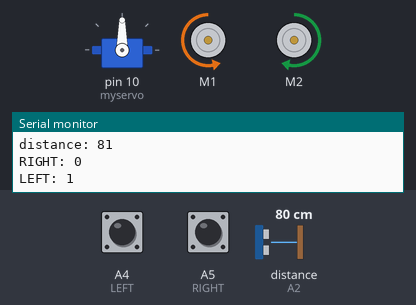
This sketch was run on a simulated Arduino Uno, built with avr-gcc and run on an emulated ATmega328P. Shown: servo, 2 × DC motor (green arrow = forward, orange = backward, longer = faster), the last lines printed to the serial monitor. Inputs (shaded band) come from the test bench; at power-on: distance to the obstacle (sensor on A2) 80 cm, A4 (LEFT) HIGH, A5 (RIGHT) LOW. The echo pulse lasts 58.3 µs per cm.

Above: at 6.6 s.
6.7 s: distance to the obstacle (sensor on A2) set to 33 cm
8.2 s: distance to the obstacle (sensor on A2) set to 27 cm
At 9.1 s:
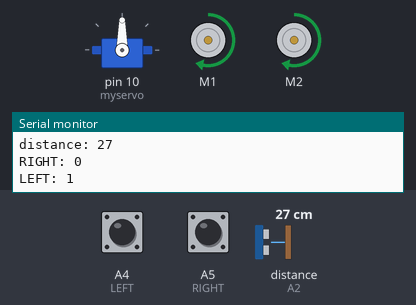
9.8 s: distance to the obstacle (sensor on A2) set to 35 cm
At 11.0 s:
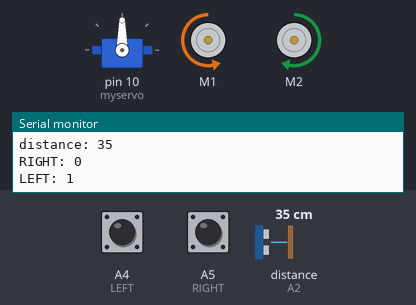
11.3 s: A4 (LEFT) pulled LOW for 0.25 s
At 11.52 s:
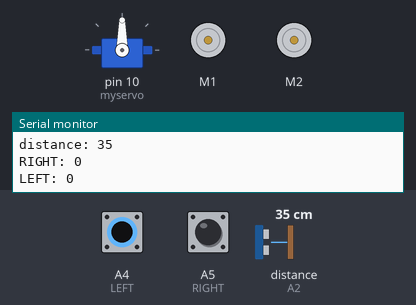
13.1 s: A5 (RIGHT) pulled HIGH for 0.25 s
At 14.1 s:
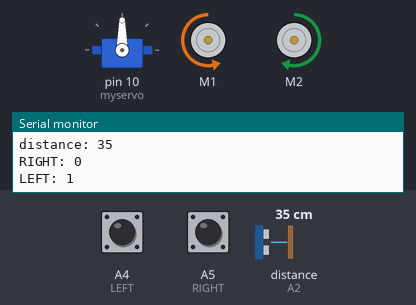
16.3 s: A5 (RIGHT) pulled HIGH for 3.2 s
At 17.0 s:
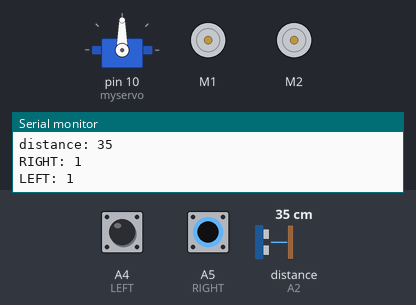
Timing chart, 0 to 21.0 s (numbered marks = the images above; inputs shaded):
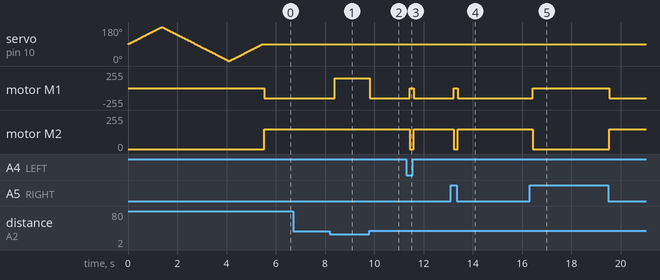

Measured:
- the behaviour switches between 30 and 29 cm on distance to the obstacle (sensor on A2) (found by bisection; images 0 and 1)
- after the input at 8.2 s, motor M1: backward 150/255 → forward 150/255 after 0.19 s
- after the input at 9.8 s, motor M1: forward 150/255 → backward 150/255 at once
- after the input at 11.3 s, motor M1: backward 150/255 → stopped after 0.14 s, → backward 150/255 0.16 s later; motor M2: forward 150/255 → stopped after 0.14 s, → forward 150/255 0.16 s later
- after the input at 13.1 s, motor M1: backward 150/255 → stopped after 0.13 s, → backward 150/255 0.16 s later; motor M2: forward 150/255 → stopped after 0.13 s, → forward 150/255 0.16 s later
- after the input at 16.3 s, motor M1: backward 150/255 → stopped after 0.14 s, → backward 150/255 3.1 s later; motor M2: forward 150/255 → stopped after 0.14 s, → forward 150/255 3.1 s later

The sketch:

Seguidor_humano.ino
```cpp
#include <NewPing.h>           // NewPing para sensor de ultrasonido
#include <Servo.h>             // Librería Servo para el motor
#include <AFMotor.h>           // Librería AFMotor para motores DC

#define LEFT A4               // Pin A4 LEFT para el sensor en la izquierda
#define RIGHT A5             // Pin A5 RIGHT para el sensor en derecha
#define TRIGGER_PIN A3        // Pin A2 TRIGGER_PIN para  sensor de ultrasonido
#define ECHO_PIN A2           // Pin A3 ECHO_PIN para el sensor de ultrasonido
#define MAX_DISTANCE 200      // La distancia máxima para el sensor de ultrasonido

unsigned int distance = 0;    // Variable para almacenar la distancia medida por el sensor de ultrasonido
unsigned int Right_Value = 0; // Variable para almacenar el valor leído del sensor de línea derecha
unsigned int Left_Value = 0;  // Variable para almacenar el valor leído del sensor de línea izquierda
int d = 30;                    // Distancia de detección para activar el giro

NewPing sonar(TRIGGER_PIN, ECHO_PIN, MAX_DISTANCE); // Instancia del sensor de ultrasonido

// Creación de objetos de motor para dos motores DC
AF_DCMotor Motor1(1, MOTOR12_1KHZ);
AF_DCMotor Motor2(2, MOTOR12_1KHZ);

Servo myservo;  // Objeto servo para controlar el servo motor
int pos = 0;    // Variable para almacenar la posición del servo motor

void setup() {
  Serial.begin(9600);
  myservo.attach(10);
   {
    for (pos = 90; pos <= 180; pos += 1) {  // De 90 a 180 grados
      myservo.write(pos);                   // Posición deseada
      delay(15);                            // espera 15 milisegundos
    }
    for (pos = 180; pos >= 0; pos -= 1) {   // De 180 a 0 grados
      myservo.write(pos);                   // Posición deseada
      delay(15);                            // espera 15 milisegundos
    }
    for (pos = 0; pos <= 90; pos += 1) {    // De 0 a 90 grados
      myservo.write(pos);                   // Posición deseada
      delay(15);                            // espera 15 milisegundos
    }
  }
  pinMode(RIGHT, INPUT); // Pin Right como Entrada
  pinMode(LEFT, INPUT);  // Pin Left como Entrada
}

void loop() {
  delay(50); // Pausa entre para estabilizar las lecturas

  distance = sonar.ping_cm();       // Mide la distancia en centímetros con el sensor ultrasónico
  Serial.print("distance: ");       // Imprime un mensaje para la distancia medida
  Serial.println(distance);         // Imprime la distancia medida en el monitor serial

  Right_Value = digitalRead(RIGHT); // Lee el valor del sensor de línea derecho
  Left_Value = digitalRead(LEFT);   // Lee el valor del sensor de línea izquierdo

  Serial.print("RIGHT: ");          // Imprime un mensaje para el sensor de línea derecho
  Serial.println(Right_Value);      // Imprime el valor del sensor de línea derecho
  Serial.print("LEFT: ");           // Imprime un mensaje para el sensor de línea izquierdo
  Serial.println(Left_Value);       // Imprime el valor del sensor de línea izquierdo

  if (distance > 1 && distance < d) {
    // Avanzar si la distancia medida está dentro del rango deseado
    Motor1.setSpeed(150);  // Establece la velocidad del motor 1
    Motor1.run(FORWARD);   // Hace avanzar el motor 1 hacia adelante
    Motor2.setSpeed(150);  // Establece la velocidad del motor 2
    Motor2.run(FORWARD);   // Hace avanzar el motor 2 hacia adelante
  } else if (Right_Value == 1 && Left_Value == 0) {
    // Girar a la derecha si solo el sensor de línea derecho detecta la línea
    Motor1.setSpeed(150);   // Establece una velocidad menor en el motor 1
    Motor1.run(FORWARD);    // Hace avanzar el motor 1 hacia adelante
    Motor2.setSpeed(150);   // Establece una velocidad menor en el motor 2
    Motor2.run(BACKWARD);   // Hace retroceder el motor 2
    delay(150);             // Espera para realizar el giro
  } else if (Right_Value == 0 && Left_Value == 1) {
    // Girar a la izquierda si solo el sensor de línea izquierdo detecta la línea
    Motor1.setSpeed(150);   // Establece una velocidad menor en el motor 1
    Motor1.run(BACKWARD);   // Hace retroceder el motor 1
    Motor2.setSpeed(150);   // Establece una velocidad menor en el motor 2
    Motor2.run(FORWARD);    // Hace avanzar el motor 2 hacia adelante
    delay(150);             // Espera para realizar el giro
  } else {
    stop();  // Detiene ambos motores si no se cumple ninguna condición de movimiento
  }
}

void stop() {
  // Detiene ambos motores
  Motor1.setSpeed(0);    // Establece la velocidad del motor 1 en 0
  Motor1.run(RELEASE);   // Detiene el motor 1
  Motor2.setSpeed(0);    // Establece la velocidad del motor 2 en 0
  Motor2.run(RELEASE);   // Detiene el motor 2
}
```
